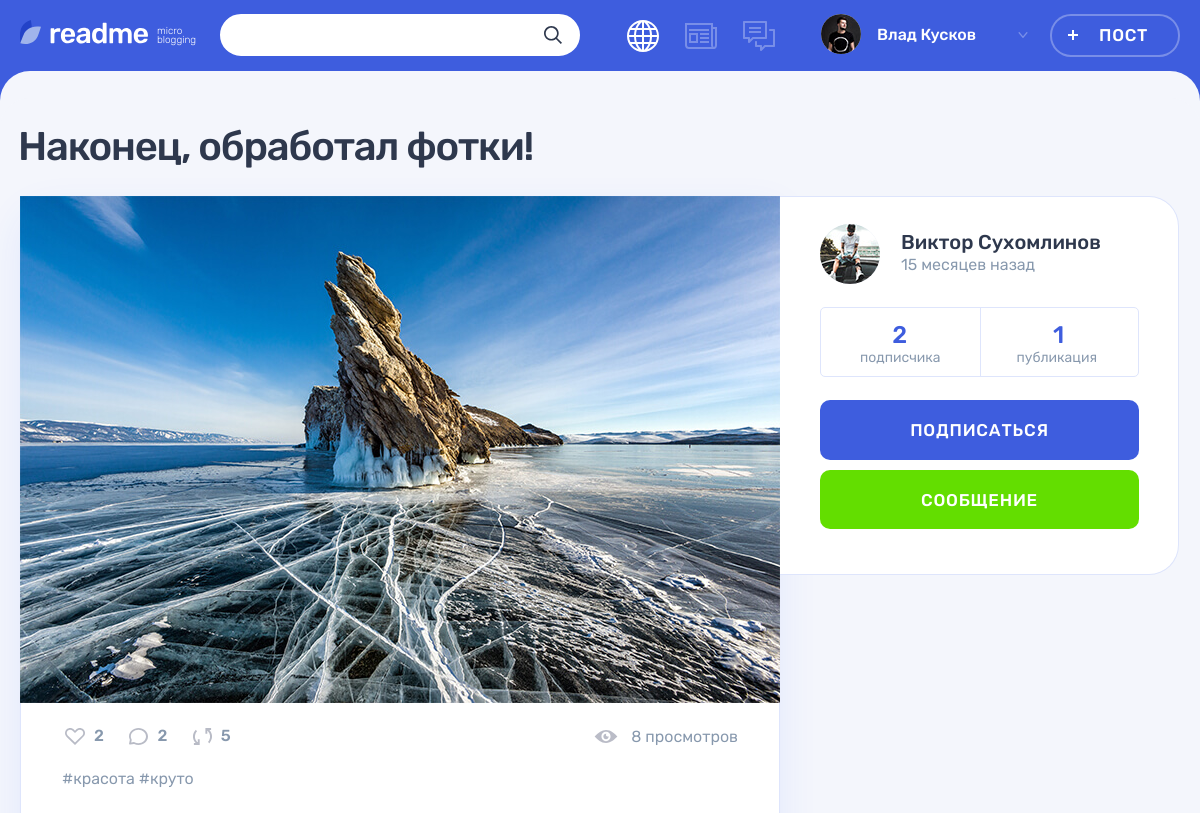
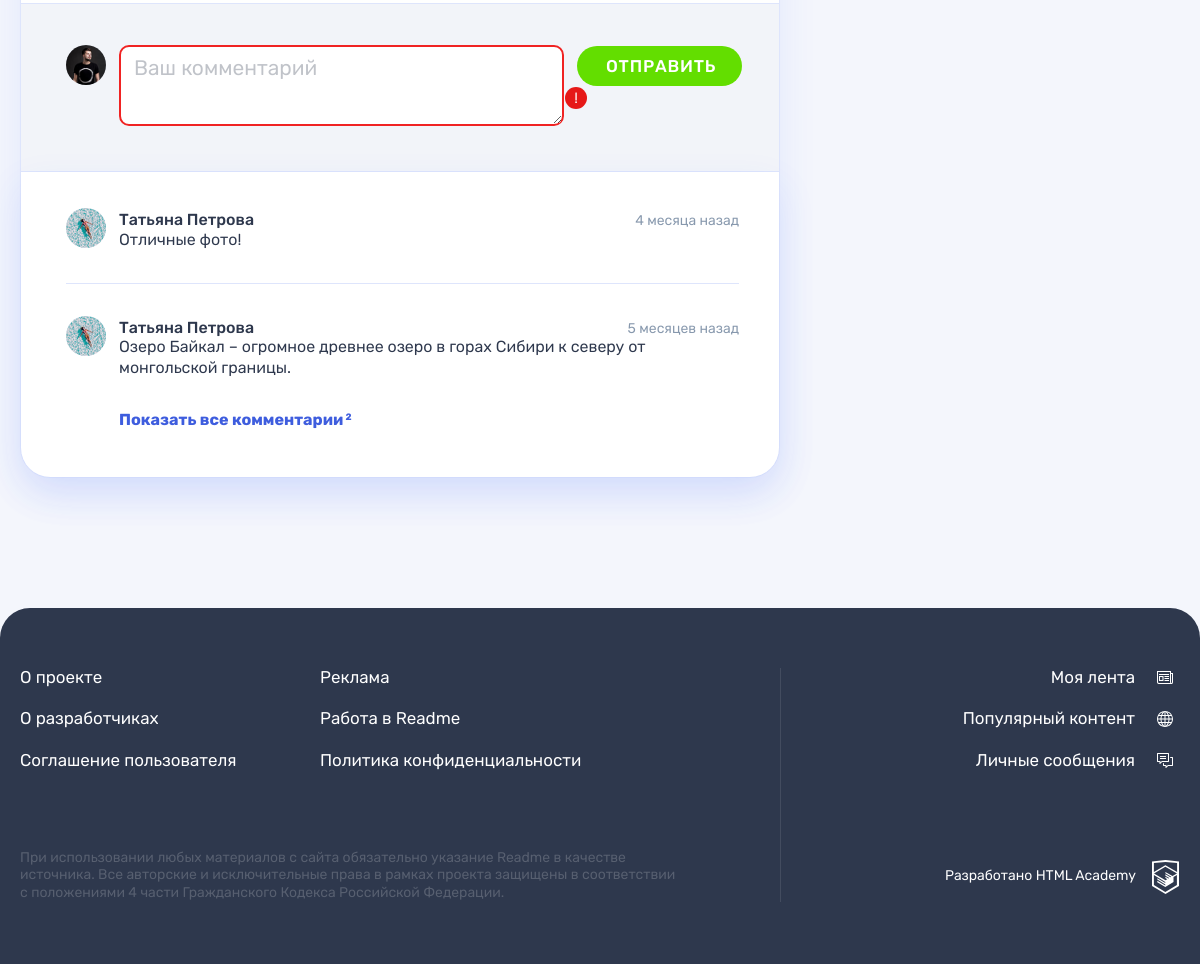
Page /post.php?post-id=3 (signed in) on the committed database (2 pictures, top to bottom).
### tables this page shows
CREATE TABLE `users` (
  `id` int(11) NOT NULL,
  `dt_add` datetime NOT NULL DEFAULT CURRENT_TIMESTAMP,
  `email` varchar(535) NOT NULL,
  `login` varchar(535) NOT NULL,
  `password` varchar(60) NOT NULL,
  `avatar_path` varchar(256) DEFAULT NULL,
  `first_name` varchar(256) NOT NULL,
  `last_name` varchar(256) NOT NULL
);

CREATE TABLE `posts` (
  `id` int(11) NOT NULL,
  `user_id` int(11) NOT NULL,
  `type_id` int(11) NOT NULL,
  `publictation_date` datetime NOT NULL DEFAULT CURRENT_TIMESTAMP,
  `title` text NOT NULL,
  `content` varchar(256) DEFAULT NULL,
  `author_quote` text,
  `img_path` varchar(128) DEFAULT NULL,
  `video_path` varchar(128) DEFAULT NULL,
  `site_path` varchar(128) DEFAULT NULL,
  `count_view` int(11) DEFAULT NULL
);

CREATE TABLE `tags` (
  `id` int(11) NOT NULL,
  `title` varchar(128) NOT NULL
);

CREATE TABLE `comments` (
  `id` int(11) NOT NULL,
  `publictation_date` datetime NOT NULL DEFAULT CURRENT_TIMESTAMP,
  `content` varchar(128) NOT NULL,
  `user_id` int(11) NOT NULL,
  `post_id` int(11) NOT NULL
);

### templates/post-details.php (the view, shortened to what the rows shown need)
<main class="page__main page__main--publication">
  <div class="container">
    <h1 class="page__title page__title--publication"><?=$post[0]["title"] ?></h1>
    <section class="post-details">
      <div class="post-details__wrapper post-<?=$post[0]["class_name"]?>">
        <div class="post-details__main-block post post--details">
           <?= $post_content ?>
          <ul class="post__tags">
            <?php foreach($tags as $tag): ?>
            <li><a href="#"><?="#" . $tag['title']?></a></li>
            <?php endforeach ?>
          </ul>
          <div class="comments">
            <div class="comments__list-wrapper">
              <ul class="comments__list">
                <?php foreach ($comments as $comment):?>
                <li class="comments__item user">
                    <div class="comments__avatar">
                        <a class="user__avatar-link" href="#">
                            <img class="comments__picture" src="img/<?=$comment['avatar_path'] ?>" alt="Аватар пользователя">
                        </a>
                    </div>
                    <div class="comments__info">
                        <div class="comments__name-wrapper">
                            <a class="comments__user-name" href="#">
                                <span><?=$comment['first_name']." ".$comment['last_name'] ?></span>
                            </a>
                            <time class="comments__time" datetime="<?=$comment['publictation_date'] ?>"><?=relativeDate($comment['publictation_date']);?></time>
                        </div>
                        <p class="comments__text">
                          <?=$comment['content'] ?>
                        </p>
                    </div>
                </li>
                <?php endforeach ?>
              </ul>
            </div>
          </div>
        </div>
        <div class="post-details__user user">
          <div class="post-details__user-info user__info">
            <div class="post-details__avatar user__avatar">
              <a class="post-details__avatar-link user__avatar-link" href="#">
                <img class="post-details__picture user__picture" src="img/<?=$post[0]["avatar_path"]?>" alt="Аватар пользователя">
              </a>
            </div>
            <div class="post-details__name-wrapper user__name-wrapper">
              <a class="post-details__name user__name" href="#">
                <span><?=$post[0]["first_name"]." ".$post[0]["last_name"] ?></span>
              </a>
              <?php $registration_date = $post[0]['dt_add']?>
              <time class="post-details__time user__time" datetime="<?=$registration_date?>"><?=relativeDate($registration_date);?></time>
            </div>
          </div>
        </div>
      </div>
    </section>
  </div>
</main>

### templates/post-photo.php
<div class="post__main">
    <div class="post-details__image-wrapper post-photo__image-wrapper">
        <img src="<?=$post[0]['img_path'];?>" alt="Фото от пользователя" width="760" height="507">
    </div>
</div>

### templates/layout.php (shortened to what the rows shown need)
<!DOCTYPE html>
<html lang="ru">
<head>
    <link rel="stylesheet" href="css/main.css">
</head>
<body class="page">
<header class="header">
    <div class="header__wrapper container">
        <div class="header__nav-wrapper">
            <?php if(isset($user)): ?>
            <nav class="header__nav">
                <?php endif; ?>
                <ul class="header__user-nav">
                <?php if(isset($user)): ?>
                    <li class="header__profile">
                        <a class="header__profile-link" href="#">
                            <div class="header__avatar-wrapper">
                                <img class="header__profile-avatar" src="img/<?= $user['avatar_path'] ?>" alt="Аватар профиля">
                            </div>
                            <div class="header__profile-name">
                                <span>
                                    <?=$user['first_name'] . " " . $user['last_name']?>
                                </span>
                                <svg class="header__link-arrow" width="10" height="6">
                                    <use xlink:href="#icon-arrow-right-ad"></use>
                                </svg>
                            </div>
                        </a>
                    </li>
                    <?php endif; ?>
                </ul>
            </nav>
        </div>
    </div>
</header>
<section class="page__main page__main--<?= $main_class; ?>">
    <?= $content; ?>
</section>
</body>
</html>

### rows in the picture
users: avatar_path (picture), first_name "Влад", last_name "Кусков"
posts: title "Наконец, обработал фотки!", img_path (placeholder picture), user.avatar_path (picture), user.first_name "Виктор", user.last_name "Сухомлинов", user.dt_add "15 месяцев назад"
tags: title "красота"
tags: title "круто"
comments: user.avatar_path (picture), user.first_name "Татьяна", user.last_name "Петрова", publictation_date "4 месяца назад", content "Отличные фото!"
comments: user.avatar_path (picture), user.first_name "Татьяна", user.last_name "Петрова", publictation_date "5 месяцев назад", content "Озеро Байкал – огромное древнее озеро в горах Сибири к северу от монгольской границы."

### other values in the picture
$header_user_nav "ПОСТ"
$quantity_likes "2"
$quantity_comments "2"
$count_views "8"
$followers_author "2"
$quantity_post_author "1"
